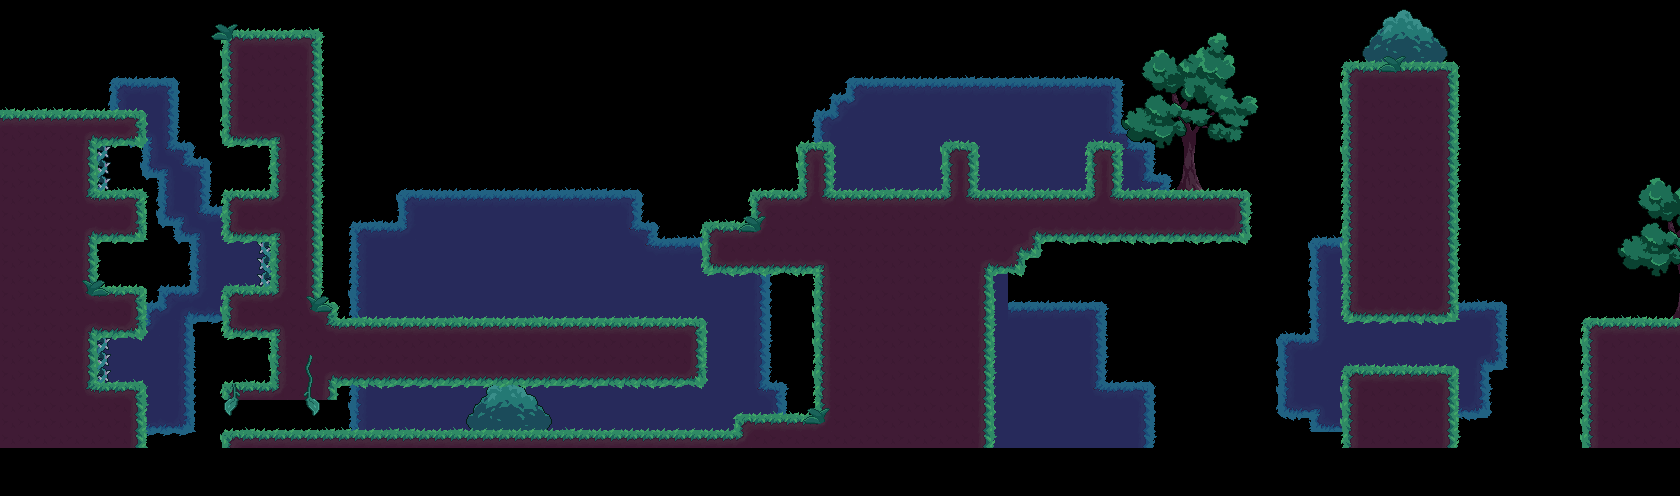

This game map was drawn from its Tiled (.tmx) file and the tilesets committed beside it. A one-line description and the trimmed map source follow:
An orthogonal 105x31 tile map with 16x16 px tiles, 6 tile layers (decor_bg_loin, decor_bg, ground, brambles, ...), 4 tilesets and 45 objects (12x Fire, 5x Plant, 3x Caster, 3x StaticCloud, 2x Checkpoint, ...).

<map version="1.5" tiledversion="1.7.2" orientation="orthogonal" renderorder="right-down" width="105" height="31" tilewidth="16" tileheight="16" infinite="0" nextlayerid="17" nextobjectid="188">
 <editorsettings>
  <export target="level_06.json" format="json" />
 </editorsettings>
 <tileset firstgid="1" name="tileset" tilewidth="16" tileheight="16" tilecount="600" columns="30">
  <image source="../assets/tileset.png" trans="ff00ff" width="480" height="320" />
 </tileset>
 <tileset firstgid="601" name="bg_test" tilewidth="480" tileheight="320" tilecount="1" columns="0">
  <grid orientation="orthogonal" width="1" height="1" />
  <tile id="0">
   <image width="480" height="320" source="../assets/bg_test.png" />
  </tile>
 </tileset>
 <tileset firstgid="602" name="bg_test_2" tilewidth="480" tileheight="320" tilecount="1" columns="0">
  <grid orientation="orthogonal" width="1" height="1" />
  <tile id="0">
   <image width="480" height="320" source="../assets/bg_test_2.png" />
  </tile>
 </tileset>
 <tileset firstgid="603" name="bg_test_3" tilewidth="480" tileheight="320" tilecount="1" columns="0">
  <grid orientation="orthogonal" width="1" height="1" />
  <tile id="0">
   <image width="480" height="320" source="../assets/bg_test_3.png" />
  </tile>
 </tileset>
 <objectgroup id="14" name="bg" visible="0">
  <object id="68" gid="601" x="-3.66667" y="483.333" width="530.667" height="357.333" />
  <object id="69" gid="602" x="5" y="459" width="480" height="320" />
  <object id="70" gid="603" x="2" y="512" width="480" height="320" />
 </objectgroup>
 <layer id="13" name="decor_bg_loin" width="105" height="31">
  <data>[3255 cells, 1149 non-empty, 29 distinct tile ids]</data>
 </layer>
 <layer id="10" name="decor_bg" width="105" height="31">
  <data>[3255 cells, 143 non-empty, 93 distinct tile ids]</data>
 </layer>
 <layer id="1" name="ground" width="105" height="31">
  <data>[3255 cells, 884 non-empty, 13 distinct tile ids]</data>
 </layer>
 <layer id="15" name="brambles" width="105" height="31">
  <data>[3255 cells, 9 non-empty, 1 distinct tile ids]</data>
 </layer>
 <layer id="2" name="decor" width="105" height="31">
  <data>[3255 cells, 364 non-empty, 20 distinct tile ids]</data>
 </layer>
 <layer id="12" name="decor_fg" width="105" height="31">
  <data>[3255 cells, 24 non-empty, 4 distinct tile ids]</data>
 </layer>
 <objectgroup id="3" name="player_points">
  <object id="15" name="Spawn" x="41.3633" y="98.6667">
   <point />
  </object>
  <object id="96" name="End" x="1653.33" y="315.167">
   <properties>
    <property name="NextScene" value="EndScene" />
   </properties>
   <point />
  </object>
 </objectgroup>
 <objectgroup id="16" name="birds_points">
  <object id="177" x="428.75" y="415.5">
   <properties>
    <property name="name" value="bird_orange" />
    <property name="xfaceLeft" type="bool" value="false" />
   </properties>
   <point />
  </object>
  <object id="178" x="442" y="416">
   <properties>
    <property name="name" value="bird_red" />
    <property name="xfaceLeft" type="bool" value="true" />
   </properties>
   <point />
  </object>
  <object id="179" x="533.25" y="415.75">
   <properties>
    <property name="name" value="bird_purple" />
    <property name="xfaceLeft" type="bool" value="false" />
   </properties>
   <point />
  </object>
  <object id="180" x="566.205" y="415.318">
   <properties>
    <property name="name" value="bird_red" />
    <property name="xfaceLeft" type="bool" value="true" />
   </properties>
   <point />
  </object>
  <object id="181" x="548.818" y="415.614">
   <properties>
    <property name="name" value="bird_orange" />
    <property name="xfaceLeft" type="bool" value="false" />
   </properties>
   <point />
  </object>
  <object id="182" x="1386.27" y="47.511">
   <properties>
    <property name="name" value="bird_purple" />
    <property name="xfaceLeft" type="bool" value="false" />
   </properties>
   <point />
  </object>
  <object id="183" x="1419.22" y="47.079">
   <properties>
    <property name="name" value="bird_red" />
    <property name="xfaceLeft" type="bool" value="true" />
   </properties>
   <point />
  </object>
  <object id="184" x="1401.83" y="47.375">
   <properties>
    <property name="name" value="bird_orange" />
    <property name="xfaceLeft" type="bool" value="false" />
   </properties>
   <point />
  </object>
  <object id="185" x="1650" y="230.875">
   <properties>
    <property name="name" value="bird_red" />
    <property name="xfaceLeft" type="bool" value="true" />
   </properties>
   <point />
  </object>
  <object id="186" x="1600.25" y="304">
   <properties>
    <property name="name" value="bird_purple" />
    <property name="xfaceLeft" type="bool" value="false" />
   </properties>
   <point />
  </object>
  <object id="187" x="1618.25" y="304">
   <properties>
    <property name="name" value="bird_red" />
    <property name="xfaceLeft" type="bool" value="true" />
   </properties>
   <point />
  </object>
 </objectgroup>
 <objectgroup id="9" name="dialogs_points">
  <properties>
   <property name="Number" type="int" value="0" />
  </properties>
  <object id="176" name="Dialog" x="1315" y="366.5">
   <properties>
    <property name="Number" type="int" value="4" />
   </properties>
   <point />
  </object>
 </objectgroup>
 <objectgroup id="5" name="checkpoints">
  <object id="123" name="Checkpoint" x="94.3333" y="100.667">
   <point />
  </object>
  <object id="167" name="Checkpoint" x="772.333" y="185.333">
   <point />
  </object>
 </objectgroup>
 <objectgroup id="4" name="ennemies_points">
  <object id="147" name="Spawn" type="Caster" x="255.333" y="182.667">
   <properties>
    <property name="faceLeft" type="bool" value="true" />
    <property name="tornadoCooldown" type="int" value="100" />
    <property name="tornadoLifeSpan" type="int" value="1600" />
   </properties>
   <point />
  </object>
  <object id="148" name="Spawn" type="Caster" x="119.333" y="280.667">
   <properties>
    <property name="faceLeft" type="bool" value="false" />
    <property name="tornadoCooldown" type="int" value="100" />
    <property name="tornadoLifeSpan" type="int" value="1600" />
   </properties>
   <point />
  </object>
  <object id="149" name="Spawn" type="Caster" x="250.667" y="374.667">
   <properties>
    <property name="faceLeft" type="bool" value="true" />
    <property name="tornadoCooldown" type="int" value="100" />
    <property name="tornadoLifeSpan" type="int" value="1600" />
   </properties>
   <point />
  </object>
  <object id="151" name="Spawn" type="Protected" x="379.091" y="419.758">
   <properties>
    <property name="maxX" type="int" value="490" />
    <property name="minX" type="int" value="360" />
   </properties>
   <point />
  </object>
  <object id="152" name="Spawn" type="Protected" x="648.5" y="420.5">
   <properties>
    <property name="maxX" type="int" value="670" />
    <property name="minX" type="int" value="500" />
   </properties>
   <point />
  </object>
  <object id="158" name="Spawn" type="StaticCloud" x="424.667" y="180.667">
   <point />
  </object>
  <object id="159" name="Spawn" type="StaticCloud" x="516.667" y="182.667">
   <point />
  </object>
  <object id="160" name="Spawn" type="StaticCloud" x="609.333" y="184.667">
   <point />
  </object>
 </objectgroup>
 <objectgroup id="6" name="moving_platforms">
  <object id="171" name="Platform" x="1071.5" y="367">
   <properties>
    <property name="dir" value="right" />
    <property name="maxX" type="float" value="1510" />
    <property name="minX" type="float" value="1070" />
   </properties>
   <point />
  </object>
 </objectgroup>
 <objectgroup id="7" name="plants_points">
  <!-- 17 objects omitted --></objectgroup>
 <objectgroup id="8" name="fire_points">
  <!-- 12 objects omitted --></objectgroup>
</map>
<!-- 17 of 45 objects omitted -->
